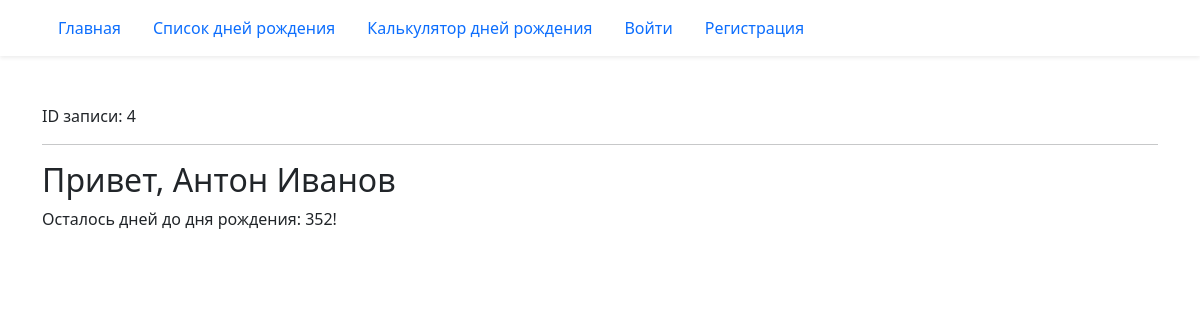
Page /birthday/4/ on the committed database.
### birthday/models.py (models this page shows)
class Birthday(models.Model):
    first_name = models.CharField('Имя', max_length=20)
    last_name = models.CharField(
        'Фамилия', blank=True, help_text='Необязательное поле', max_length=20
    )
    birthday = models.DateField('Дата рождения')

### birthday/views.py (the view)
# urls.py: path('<int:pk>/', views.BirthdayDetailView.as_view(), name='detail'),
class BirthdayDetailView(DetailView):
    model = Birthday
    template_name = 'birthday/birthday_detail.html'
    def get_context_data(self, **kwargs):
        context = super().get_context_data(**kwargs)
        context['birthday_countdown'] = calculate_birthday_countdown(
            self.object.birthday
        )
        return context

### birthday/utils.py (called while the page is built)
def calculate_birthday_countdown(birthday):
    today = date.today()
    this_year_birthday = get_birthday_for_year(birthday, today.year)
    if this_year_birthday < today:
        next_birthday = get_birthday_for_year(birthday, today.year + 1)
    else:
        next_birthday = this_year_birthday
    birthday_countdown = (next_birthday - today).days
    return birthday_countdown

def get_birthday_for_year(birthday, year):
    try:
        calculated_birthday = birthday.replace(year=year)
    except ValueError:
        calculated_birthday = date(year=year, month=3, day=1)
    return calculated_birthday

### templates/birthday/birthday_detail.html (shortened to what this page needs)
{% extends "base.html" %}
{% block content %}
  ID записи: {{ object.id }}
  <hr>
   <h2>Привет, {{ object.first_name }} {{ object.last_name }}</h2>
  {% if birthday_countdown == 0 %}
    <p>С днём рождения!</p>
  {% else %}
    <p>Осталось дней до дня рождения: {{ birthday_countdown }}!</p>
  {% endif %}
{% endblock content %}

### rows in the picture
Birthday: id "4", first_name "Антон", last_name "Иванов"

### other values in the picture
{{ birthday_countdown }} "352"
